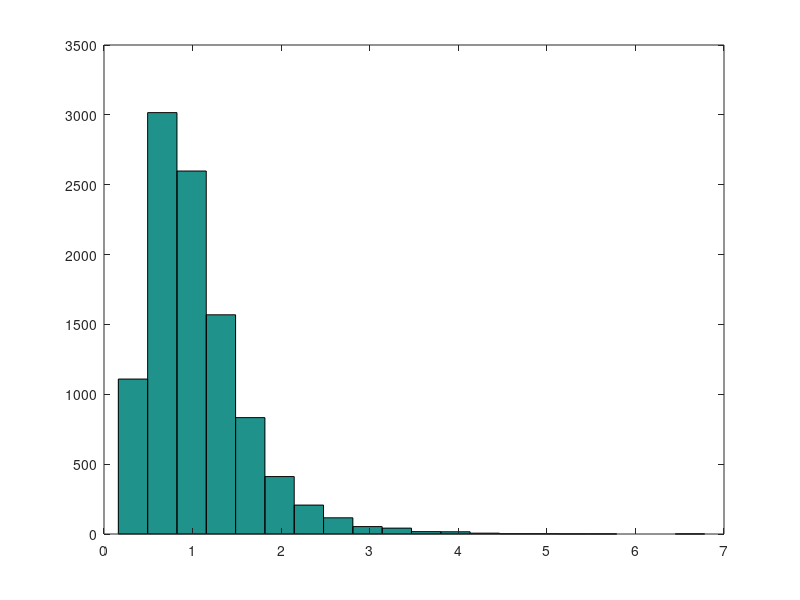

MATLAB code for this plot: (Note: this script raises an error after producing the figure.)
clear all
close all
clc

xis = [0.001; 0.002; 0.005; 0.01; 0.02; 0.05; 0.1; 0.2; 0.5];


mean_GD = 5.20; 
std_GD = 1.72; 
k = 21; 


a_beta = (mean_GD/std_GD)^2;
b_beta = mean_GD/a_beta;
beta = @(x) gampdf(x,a_beta,b_beta);

beta_x = beta(1:k)/sum(beta(1:k));      % generation times


p = @(x) exp(-0.068*x);
p_x = p(0:k-1);   

phi = beta_x./p_x;

N_metapopulations = 50;
T=50;
E2con = zeros(N_metapopulations,length(xis),T);
E2dis = zeros(N_metapopulations,length(xis),T);

RGcon = zeros(N_metapopulations,length(xis),T);
RGdis = zeros(N_metapopulations,length(xis),T);


% ResPop = 1000000*rand(N,1);
%%
mu_ln = 1.05;
va_ln = 0.33;

sigma = sqrt(log(va_ln/(mu_ln^2)+1));
mu = log(mu_ln) - sigma^2/2;

for i = 1:10000
    x(i) = lognrnd(mu,sigma);
end
figure();hist(x,20)
mean(x)
std(x)




%%

for tt = 1:N_metapopulations
    N = 1+randi(9);
    ranks = randperm(N);
    ResPop = zipf(ranks, 2, 10000)';
    
    C = rand(N); C = C./sum(C,1);
    x=1-diag(C); % percentage of moving pop
    Q=(C-diag(diag(C)))*diag(1./x); % extradiagonal fluxes

    R = lognrnd(mu,sigma, [N, T]);
    store_N(tt) = N;
    store_R{tt} = R;


    X2 = zeros(N,N*21);

    for i = 1:N
        for j = 1:21
            X2(i,i+N*(j-1)) = 1/ResPop(i);
        end
    end

    for j = 1:length(xis)
        j
    
        csi = normrnd(xis(j),xis(j),[N, T]);
        csi(csi<0) = -csi(csi<0); csi(csi>1) = 1;
    
    
    
    
        Z = compute_matrix_Z(ResPop,Q,csi);
        
        
    
        [L,K] = compute_leslie_matrix(phi,p,R,Z,1);
        [L0,K0] = compute_leslie_matrix(phi,p,R,repmat(eye(N),1,1,T),1);

        E2con(tt,j,:) = compute_epidemicity(L,X2,X2).E2;
        E2dis(tt,j,:) = compute_epidemicity(L0,X2,X2).E2;

        RGcon(tt,j,:) = compute_global_RN(K);
        RGdis(tt,j,:) = compute_global_RN(K0);
        
        E21 = squeeze(E2con(tt,j,:)); E22 = squeeze(E2dis(tt,j,:));
        RG1 = squeeze(RGcon(tt,j,:)); RG2 = squeeze(RGdis(tt,j,:));
        diff_E2(tt,j) = sum(abs(E21-E22)./E22/(length(E22)-sum(isnan(E22))),'omitnan');

        diff_RG(tt,j) = sum(abs(RG1-RG2)./RG2/(length(RG2)-sum(isnan(RG2))),'omitnan');
       
      
    end
end


save('Estore2.mat')

%%

color_list = ["#03071e";
    "#370617";
    "#6a040f";
    "#9d0208";
    "#d00000";
    "#dc2f02";
    "#e85d04";
    "#f48c06";
    "#faa307";
    "#ffba08"];

%%
bounds_x = [0.9*prctile(E2dis,1,'all') 1.1*prctile(E2dis,99,'all')];
bounds_y = [0.9*prctile(E2con,1,'all') 1.1*prctile(E2con,99,'all')];

figure()
iX = 0;
for i1 = 1:3
    for i2 = 1:3
        iX = iX+1;
        pos = [1+2*(i2-1)+12*(i1-1):2+2*(i2-1)+12*(i1-1)...
            7+2*(i2-1)+12*(i1-1):8+2*(i2-1)+12*(i1-1)];
        subplot(2*4,2*3,pos)
        if i1 < 3; set(gca,'XTickLabel',[]); end
        if i2 > 1; set(gca,'YTickLabel',[]); end
        if i1 == 3 && i2 == 2; xlabel('$E^{\ell^2}$','interpreter','latex'); end
        if i1 == 2 && i2 == 1; ylabel('$\mathcal{E}^{\ell^2}$','interpreter','latex'); end
        text(bounds_x(1)/0.9, bounds_y(2)/1.1,"\xi = " + xis(iX));
        xlim(bounds_x); ylim(bounds_y)
        hold on
        for iN = min(store_N):max(store_N)
            idxs = find(store_N) == iN;
            scatter(reshape(E2dis(idxs,iX,:),1,[]),reshape(E2con(idxs,iX,:),1,[]),...
                'filled','MarkerFaceColor',color_list(iX),...
                'MarkerEdgeColor',color_list(iX),...
                'MarkerFaceAlpha',0.5,'MarkerEdgeAlpha',0)
        end
        plot(0:5,0:5,'--k')

        
    end
end


for i = min(store_N):max(store_N)
    idxs = find(store_N) == i;
    err_mean_nodecount(i) = mean(diff_E2(idxs,:));
end
meandiff = mean(diff_E2,1);

subplot(2*4,2*3,[37:39 43:45])
hold on
for i = 1:9
    plot(xis(i),meandiff(i),'.','MarkerSize',20,'Color', color_list(i));
end
set(gca,'XScale','log','YScale','log')

xlabel('\xi')

ylabel('MAPE')
box off


subplot(2*4,2*3,[40:42 46:48])
hold on
for i = 1:9
    scatter(store_N,diff_E2(:,i),'filled','MarkerFaceColor', color_list(i))
end
xlim([min(store_N) max(store_N)])
xticks(unique(store_N))
xticklabels(unique(store_N))

ylabel('MAPE')
xlabel('N')
set(gca,'YAxisLocation','right')

%%
bounds_x = [0.9*prctile(RGdis,1,'all') 1.1*prctile(RGdis,99,'all')];
bounds_y = [0.9*prctile(RGcon,1,'all') 1.1*prctile(RGcon,99,'all')];

figure()
iX = 0;
for i1 = 1:3
    for i2 = 1:3
        iX = iX+1;
        pos = [1+2*(i2-1)+12*(i1-1):2+2*(i2-1)+12*(i1-1)...
            7+2*(i2-1)+12*(i1-1):8+2*(i2-1)+12*(i1-1)];
        subplot(2*4,2*3,pos)
        if i1 < 3; set(gca,'XTickLabel',[]); end
        if i2 > 1; set(gca,'YTickLabel',[]); end
        if i1 == 3 && i2 == 2; xlabel('$R^{G}$','interpreter','latex'); end
        if i1 == 2 && i2 == 1; ylabel('$\mathcal{R}^G$','interpreter','latex'); end
        text(bounds_x(1)/0.9, bounds_y(2)/1.1,"\xi = " + xis(iX));
        xlim(bounds_x); ylim(bounds_y)
        hold on
        for iN = min(store_N):max(store_N)
            idxs = find(store_N) == iN;
            scatter(reshape(RGdis(idxs,iX,:),1,[]),reshape(RGcon(idxs,iX,:),1,[]),...
                'filled','MarkerFaceColor',color_list(iX),...
                'MarkerEdgeColor',color_list(iX),...
                'MarkerFaceAlpha',0.5,'MarkerEdgeAlpha',0)
        end
        plot(0:5,0:5,'--k')

        
    end
end


for i = min(store_N):max(store_N)
    idxs = find(store_N) == i;
    err_mean_nodecount(i) = mean(diff_RG(idxs,:));
end
meandiff = mean(diff_RG,1);

subplot(2*4,2*3,[37:39 43:45])
hold on
for i = 1:9
    plot(xis(i),meandiff(i),'.','MarkerSize',20,'Color', color_list(i));
end
set(gca,'XScale','log','YScale','log')

xlabel('\xi')

ylabel('MAPE')
box off


subplot(2*4,2*3,[40:42 46:48])
hold on
for i = 1:9
    scatter(store_N,diff_RG(:,i),'filled','MarkerFaceColor', color_list(i))
end
xlim([min(store_N) max(store_N)])
xticks(unique(store_N))
xticklabels(unique(store_N))

ylabel('MAPE')
xlabel('N')
set(gca,'YAxisLocation','right')


function P = zipf(rank, expn, minP)


    H = sum(1./(rank.^expn));
    
    
    P = 1./rank.^expn./H;
    P = P/min(P)*minP;
    
end